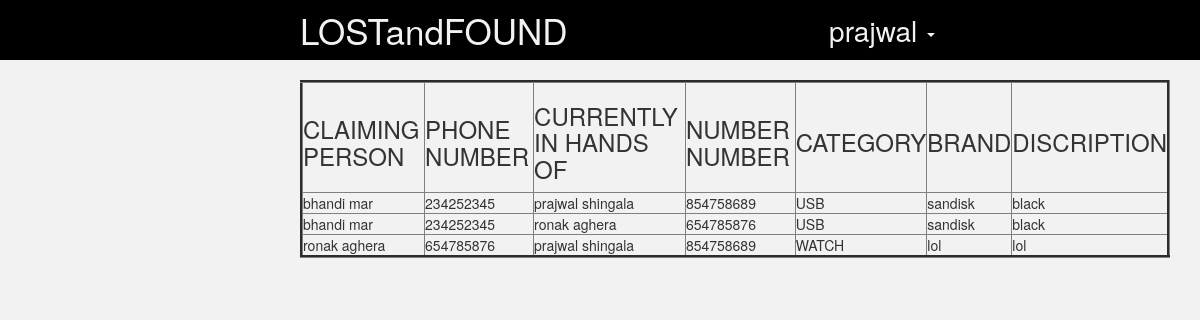
Screenshot of /fast (signed in) with the database file from the repository.
### app/user/models.py (models this page shows, shortened)
class User(db.Model):
	__tablename__='login'
	name=db.Column(db.String(80),nullable=False)
	password=db.Column(db.String,nullable=False)
	email=db.Column(db.String,nullable=False,unique=True)
	username=db.Column(db.String,unique=True,primary_key=True)
	country=db.Column(db.String(120),nullable=False)
	dob=db.Column(db.String(120),nullable=False)
	gender=db.Column(db.String(120),nullable=True)
	mobile=db.Column(db.Integer,nullable=False)

### app/found/models.py (models this page shows, shortened)
class Found(db.Model):
	__tabelname__ = 'found'
	id = db.Column(db.Integer,primary_key=True,autoincrement=True)
	category = db.Column(db.String(400))
	brand = db.Column(db.String(400))
	discription = db.Column(db.String(1000))
	user_username = db.Column(db.String(100),db.ForeignKey('login.username'))
	status = db.Column(db.String(1000))

### app/lost/controllers.py (the view)
@mod_found.route('/fast', methods=['POST','GET'])
def fas():
	user = User.query.filter(User.username==session['user_name']).first()
	b=NEW.query.all()
	a=[]
	for i in b:
		x=User.query.filter(User.username==i.name1).first()
		y=User.query.filter(User.username==i.name2).first()
		z=Found.query.filter(Found.id==i.item).first()
		f=User.query.filter(User.username==i.owner).first()
		c={}
		c["name1"]=x.name
		c["mobile1"]=x.mobile
		c["name2"]=f.name
		c["mobile2"]=f.mobile
		c["category"]=z.category
		c["brand"]=z.brand
		c["discription"]=z.discription
		a.append(c)
	return render_template("rela.html",user=user,a=a)

### app/templates/rela.html (shortened to what this page needs)
<!DOCTYPE html>
<html>
<head>
        <link rel="stylesheet" href="https://maxcdn.bootstrapcdn.com/bootstrap/3.3.7/css/bootstrap.min.css">
        <link rel= "stylesheet" type= "text/css" href="{{ url_for('static', filename='styles/dashboard.css')}}">
</head>
<body>
        <div class="title" style="height:60px; width:100%; background-color:#000; margin-left:0px; margin-top:0px; float:left; position:relative;">
	   <span id="name" style="margin-left:300px; top:5px; font-size:250%; color:#f2f2f2; position:relative;">
                LOSTandFOUND
           </span>
	   <ul class="nav pull-right">
		<li class="dropdown">
			<a href="#" class="dropdown-toggle" data-toggle="dropdown">{{ user.username }}
				<b class="caret"></b>
			</a>
		</li>
	   </ul>
	</div>
	<div class="center_container">
	    <div id="left_sidebar">
		<div id="view_links">
	    <table border='3'>
         <thead>
            <tr>
               <th><h3>CLAIMING PERSON</h3></th>
               <th><h3>PHONE NUMBER</h3></th>
               <th><h3>CURRENTLY IN HANDS OF</h3></th>
               <th><h3>NUMBER NUMBER</h3></th>
               <th><h3>CATEGORY</h3></th>
               <th><h3>BRAND</h3></th>
               <th><h3>DISCRIPTION</h3></th>
            </tr>
         </thead>
         <tbody>
    {% for i in a %}
               <tr>
                  <td>{{ i.name1 }}</td>
                  <td>{{ i.mobile1 }}</td>
                  <td>{{ i.name2 }}</td>
                  <td>{{ i.mobile2 }}</td>
                  <td>{{ i.category }}</td>
                  <td>{{ i.brand }}</td>
                  <td>{{ i.discription }}</td>
                  </tr>
    {% endfor %}
                </tbody>
      </table>
</body>
</html>

### app/static/styles/dashboard.css (style rules this page uses)
.pull-right { float:right; }
.dropdown-toggle { color:#f2f2f2; font-size:200%; }
.nav { margin-right: 250px; height: 60px; }
.dropdown { height: 60px; }
.center_container { float:left; height:890px; margin-top:20px; margin-left:300px; }
#left_sidebar { float:left; margin-left:0; height:100%; padding-right:20px; }
#view_links { margin-left:0; padding-right:10px; }

### app/templates/rela.html (style rules this page uses)
body { margin:0px 0px;padding:0px 0px; background-color:#f2f2f2; }

### rows the page displays
User: username "prajwal", name2 "prajwal shingala" "prajwal shingala", mobile2 "854758689" "854758689"
User: name1 "bhandi mar" "bhandi mar", mobile1 "234252345" "234252345"
Found: category "USB" "USB", brand "sandisk" "sandisk", discription "black" "black"
User: name2 "ronak aghera", mobile2 "654785876", name1 "ronak aghera", mobile1 "654785876"
Found: category "WATCH", brand "lol", discription "lol"
